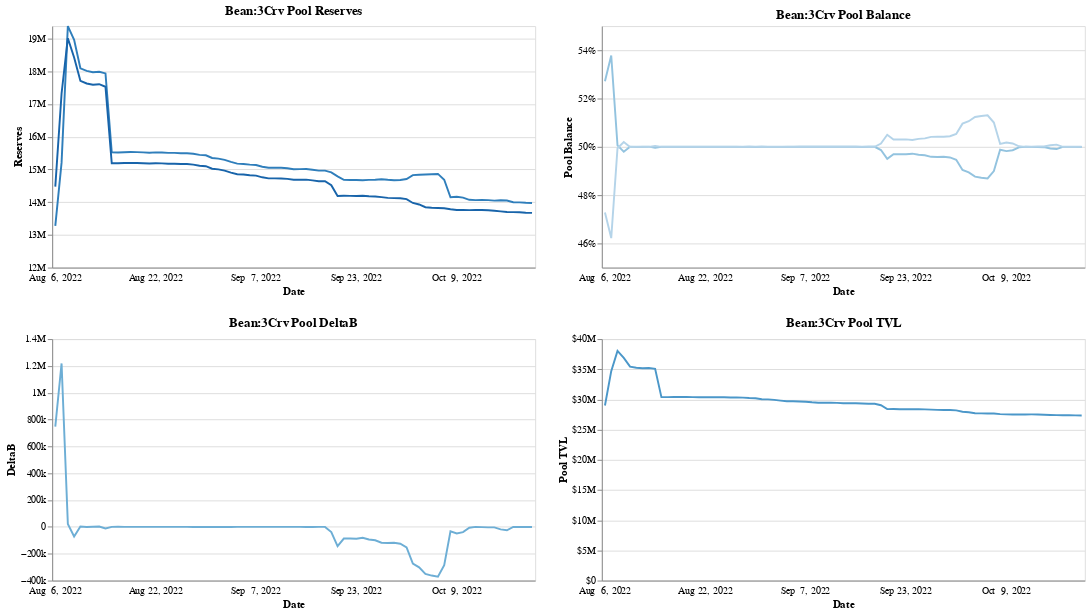

The cell this chart's notebook holds for it:
### Code cell
selection_rule = alt.selection_single(
    name="sss", 
    fields=['timestamp'], nearest=True, on='mouseover', empty='none', clear='mouseout'
)

base = (
    alt.Chart(df)
    .encode(
        x=alt.X(
            "timestamp:O", 
            axis=alt.Axis(
                formatType="time", 
                ticks=False, 
                labelExpr="timeFormat(toDate(datum.value), '%b %e, %Y')", 
                labelOverlap=True, 
                labelSeparation=30, 
                labelPadding=5, 
                title='Date', 
                labelAngle=0, 
            )
        ), 
        color=alt.Color("variable:O", legend=None), 
        
    )
    .properties(width=500, height=250)
)

tooltip_formats = {
    "bean_fraction": ".1%", 
    "3crv_fraction": ".1%", 
    "pool_tvl_usd": "$,d"
}
rule = (
    # selection captures nearest timestamp (for current mouse position) 
    # tooltip rendered uses this data point (pivoted, so we have all data for this timestamp) 
    base
    .add_selection(selection_rule)
    .mark_rule(opacity=0)
    .encode(
        tooltip=(
            [alt.Tooltip(f'timestamp', timeUnit="yearmonthdate", title="date")] + 
            [alt.Tooltip(f'{m}', format=tooltip_formats.get(m, ",d")) for m in value_cols]
        ), 
    )
    
)
reserves = (
    base
    .transform_filter(condition_union("==", "|", ['reserves_3crv', 'reserves_bean']))
    .mark_line()
    .encode(
        y=alt.Y(
            "value:Q", 
            axis=alt.Axis(title="Reserves", format=".2~s"), 
            scale=alt.Scale(domainMin=12*1e6) # TODO: don't hardcode this
        )
    )
    .properties(title="Bean:3Crv Pool Reserves")
)
delta_b = (
    base
    .transform_filter("datum.variable == 'deltaB'")
    .mark_line()
    .encode(
        y=alt.Y(
            "value:Q", axis=alt.Axis(title="DeltaB", format=".2~s")
        )
    )
    .properties(title="Bean:3Crv Pool DeltaB")
)
balance = (
    base
    .transform_filter(condition_union("==", "|", ['bean_fraction', '3crv_fraction']))
    .mark_line()
    .encode(
        y=alt.Y(
            "value:Q", 
            axis=alt.Axis(title="Pool Balance", format="%"), 
            scale=alt.Scale(domainMin=.45, domainMax=.55), # TODO: don't hardcode this
        ), 
    )
    .properties(title="Bean:3Crv Pool Balance")
)
tvl = (
    base
    .transform_filter("datum.variable == 'pool_tvl_usd'")
    .mark_line()
    .encode(
        y=alt.Y(
            "value:Q", 
            axis=alt.Axis(title="Pool TVL", format="$.2~s"), 
        ), 
    )
    .properties(title="Bean:3Crv Pool TVL")
)
c = (
    (
        ((reserves + rule) & (delta_b + rule)) | 
        ((balance + rule) & (tvl + rule))
    )
    .resolve_scale(y="independent")
    .resolve_axis(y="independent")
)
c

### Figure 1 — Vega-Lite specification as saved in the notebook (floating-point values rounded to 4 significant figures; data arrays with more than 128 entries replaced by an {"elided": "..."} marker saying what was removed)
{"config": {"view": {"continuousWidth": 400, "continuousHeight": 300}}, "hconcat": [{"vconcat": [{"layer": [{"mark": "line", "encoding": {"color": {"field": "variable", "legend": null, "type": "ordinal"}, "x": {"axis": {"formatType": "time", "labelAngle": 0, "labelExpr": "timeFormat(toDate(datum.value), '%b %e, %Y')", "labelOverlap": true, "labelPadding": 5, "labelSeparation": 30, "ticks": false, "title": "Date"}, "field": "timestamp", "type": "ordinal"}, "y": {"axis": {"format": ".2~s", "title": "Reserves"}, "field": "value", "scale": {"domainMin": 12000000.0}, "type": "quantitative"}}, "height": 250, "title": "Bean:3Crv Pool Reserves", "transform": [{"filter": "datum['variable'] == 'reserves_3crv' | datum['variable'] == 'reserves_bean'"}], "width": 500}, {"mark": {"type": "rule", "opacity": 0}, "encoding": {"color": {"field": "variable", "legend": null, "type": "ordinal"}, "tooltip": [{"field": "timestamp", "timeUnit": "yearmonthdate", "title": "date", "type": "temporal"}, {"field": "reserves_3crv", "format": ",d", "type": "quantitative"}, {"field": "reserves_bean", "format": ",d", "type": "quantitative"}, {"field": "deltaB", "format": ",d", "type": "quantitative"}, {"field": "bean_fraction", "format": ".1%", "type": "quantitative"}, {"field": "3crv_fraction", "format": ".1%", "type": "quantitative"}, {"field": "pool_tvl_usd", "format": "$,d", "type": "quantitative"}], "x": {"axis": {"formatType": "time", "labelAngle": 0, "labelExpr": "timeFormat(toDate(datum.value), '%b %e, %Y')", "labelOverlap": true, "labelPadding": 5, "labelSeparation": 30, "ticks": false, "title": "Date"}, "field": "timestamp", "type": "ordinal"}}, "height": 250, "selection": {"sss": {"type": "single", "fields": ["timestamp"], "nearest": true, "on": "mouseover", "empty": "none", "clear": "mouseout"}}, "width": 500}]}, {"layer": [{"mark": "line", "encoding": {"color": {"field": "variable", "legend": null, "type": "ordinal"}, "x": {"axis": {"formatType": "time", "labelAngle": 0, "labelExpr": "timeFormat(toDate(datum.value), '%b %e, %Y')", "labelOverlap": true, "labelPadding": 5, "labelSeparation": 30, "ticks": false, "title": "Date"}, "field": "timestamp", "type": "ordinal"}, "y": {"axis": {"format": ".2~s", "title": "DeltaB"}, "field": "value", "type": "quantitative"}}, "height": 250, "title": "Bean:3Crv Pool DeltaB", "transform": [{"filter": "datum.variable == 'deltaB'"}], "width": 500}, {"mark": {"type": "rule", "opacity": 0}, "encoding": {"color": {"field": "variable", "legend": null, "type": "ordinal"}, "tooltip": [{"field": "timestamp", "timeUnit": "yearmonthdate", "title": "date", "type": "temporal"}, {"field": "reserves_3crv", "format": ",d", "type": "quantitative"}, {"field": "reserves_bean", "format": ",d", "type": "quantitative"}, {"field": "deltaB", "format": ",d", "type": "quantitative"}, {"field": "bean_fraction", "format": ".1%", "type": "quantitative"}, {"field": "3crv_fraction", "format": ".1%", "type": "quantitative"}, {"field": "pool_tvl_usd", "format": "$,d", "type": "quantitative"}], "x": {"axis": {"formatType": "time", "labelAngle": 0, "labelExpr": "timeFormat(toDate(datum.value), '%b %e, %Y')", "labelOverlap": true, "labelPadding": 5, "labelSeparation": 30, "ticks": false, "title": "Date"}, "field": "timestamp", "type": "ordinal"}}, "height": 250, "selection": {"sss": {"type": "single", "fields": ["timestamp"], "nearest": true, "on": "mouseover", "empty": "none", "clear": "mouseout"}}, "width": 500}]}]}, {"vconcat": [{"layer": [{"mark": "line", "encoding": {"color": {"field": "variable", "legend": null, "type": "ordinal"}, "x": {"axis": {"formatType": "time", "labelAngle": 0, "labelExpr": "timeFormat(toDate(datum.value), '%b %e, %Y')", "labelOverlap": true, "labelPadding": 5, "labelSeparation": 30, "ticks": false, "title": "Date"}, "field": "timestamp", "type": "ordinal"}, "y": {"axis": {"format": "%", "title": "Pool Balance"}, "field": "value", "scale": {"domainMax": 0.55, "domainMin": 0.45}, "type": "quantitative"}}, "height": 250, "title": "Bean:3Crv Pool Balance", "transform": [{"filter": "datum['variable'] == 'bean_fraction' | datum['variable'] == '3crv_fraction'"}], "width": 500}, {"mark": {"type": "rule", "opacity": 0}, "encoding": {"color": {"field": "variable", "legend": null, "type": "ordinal"}, "tooltip": [{"field": "timestamp", "timeUnit": "yearmonthdate", "title": "date", "type": "temporal"}, {"field": "reserves_3crv", "format": ",d", "type": "quantitative"}, {"field": "reserves_bean", "format": ",d", "type": "quantitative"}, {"field": "deltaB", "format": ",d", "type": "quantitative"}, {"field": "bean_fraction", "format": ".1%", "type": "quantitative"}, {"field": "3crv_fraction", "format": ".1%", "type": "quantitative"}, {"field": "pool_tvl_usd", "format": "$,d", "type": "quantitative"}], "x": {"axis": {"formatType": "time", "labelAngle": 0, "labelExpr": "timeFormat(toDate(datum.value), '%b %e, %Y')", "labelOverlap": true, "labelPadding": 5, "labelSeparation": 30, "ticks": false, "title": "Date"}, "field": "timestamp", "type": "ordinal"}}, "height": 250, "selection": {"sss": {"type": "single", "fields": ["timestamp"], "nearest": true, "on": "mouseover", "empty": "none", "clear": "mouseout"}}, "width": 500}]}, {"layer": [{"mark": "line", "encoding": {"color": {"field": "variable", "legend": null, "type": "ordinal"}, "x": {"axis": {"formatType": "time", "labelAngle": 0, "labelExpr": "timeFormat(toDate(datum.value), '%b %e, %Y')", "labelOverlap": true, "labelPadding": 5, "labelSeparation": 30, "ticks": false, "title": "Date"}, "field": "timestamp", "type": "ordinal"}, "y": {"axis": {"format": "$.2~s", "title": "Pool TVL"}, "field": "value", "type": "quantitative"}}, "height": 250, "title": "Bean:3Crv Pool TVL", "transform": [{"filter": "datum.variable == 'pool_tvl_usd'"}], "width": 500}, {"mark": {"type": "rule", "opacity": 0}, "encoding": {"color": {"field": "variable", "legend": null, "type": "ordinal"}, "tooltip": [{"field": "timestamp", "timeUnit": "yearmonthdate", "title": "date", "type": "temporal"}, {"field": "reserves_3crv", "format": ",d", "type": "quantitative"}, {"field": "reserves_bean", "format": ",d", "type": "quantitative"}, {"field": "deltaB", "format": ",d", "type": "quantitative"}, {"field": "bean_fraction", "format": ".1%", "type": "quantitative"}, {"field": "3crv_fraction", "format": ".1%", "type": "quantitative"}, {"field": "pool_tvl_usd", "format": "$,d", "type": "quantitative"}], "x": {"axis": {"formatType": "time", "labelAngle": 0, "labelExpr": "timeFormat(toDate(datum.value), '%b %e, %Y')", "labelOverlap": true, "labelPadding": 5, "labelSeparation": 30, "ticks": false, "title": "Date"}, "field": "timestamp", "type": "ordinal"}}, "height": 250, "selection": {"sss": {"type": "single", "fields": ["timestamp"], "nearest": true, "on": "mouseover", "empty": "none", "clear": "mouseout"}}, "width": 500}]}]}], "data": {"name": "data-5697b2f416268de390f93e8b879bfb7c"}, "resolve": {"axis": {"y": "independent"}, "scale": {"y": "independent"}}, "$schema": "https://vega.github.io/schema/vega-lite/v4.17.0.json", "datasets": {"data-5697b2f416268de390f93e8b879bfb7c": {"elided": "462 records"}}}
